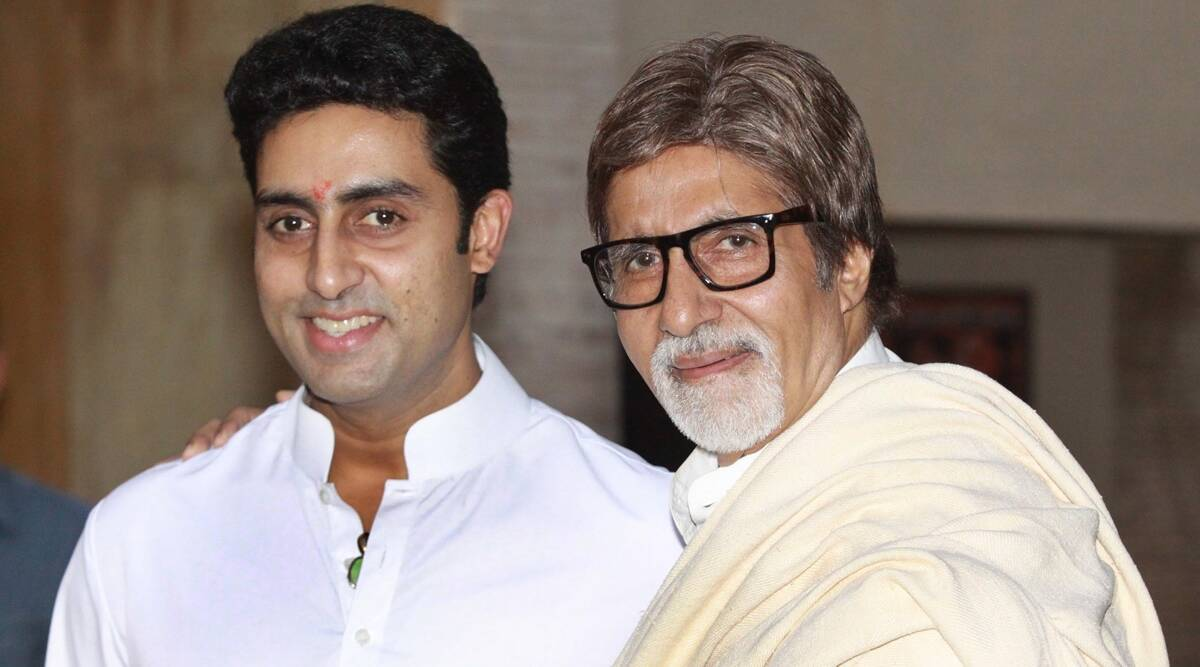
#> input picture face-detection/images/amitabh.jpg, 1200 x 667 px
$ python face.py
#> lines starting #> are read from the running program, lines starting #| are printed output that depends on the picture; after the words box and inside, x2 and y2 are one past the last pixel; in counts of white or black regions, pixels touching at a corner belong together
'''
Write a python script that can detect faces in an image and save all the faces in a folder
'''
import cv2
# Load the cascade
#face_cascade = cv2.CascadeClassifier('haarcascade_frontalface_default.xml')
face_cascade = cv2.CascadeClassifier(
    cv2.data.haarcascades + 'haarcascade_frontalface_default.xml')
eye_cascade = cv2.CascadeClassifier(
    cv2.data.haarcascades + 'haarcascade_eye.xml')
# Read the input image
img = cv2.imread('images/amitabh.jpg')
#> img is the input picture: shape (667, 1200, 3); mean B, G, R 126.4, 134.7, 149.3
# Convert into grayscale
gray = cv2.cvtColor(img, cv2.COLOR_BGR2GRAY)
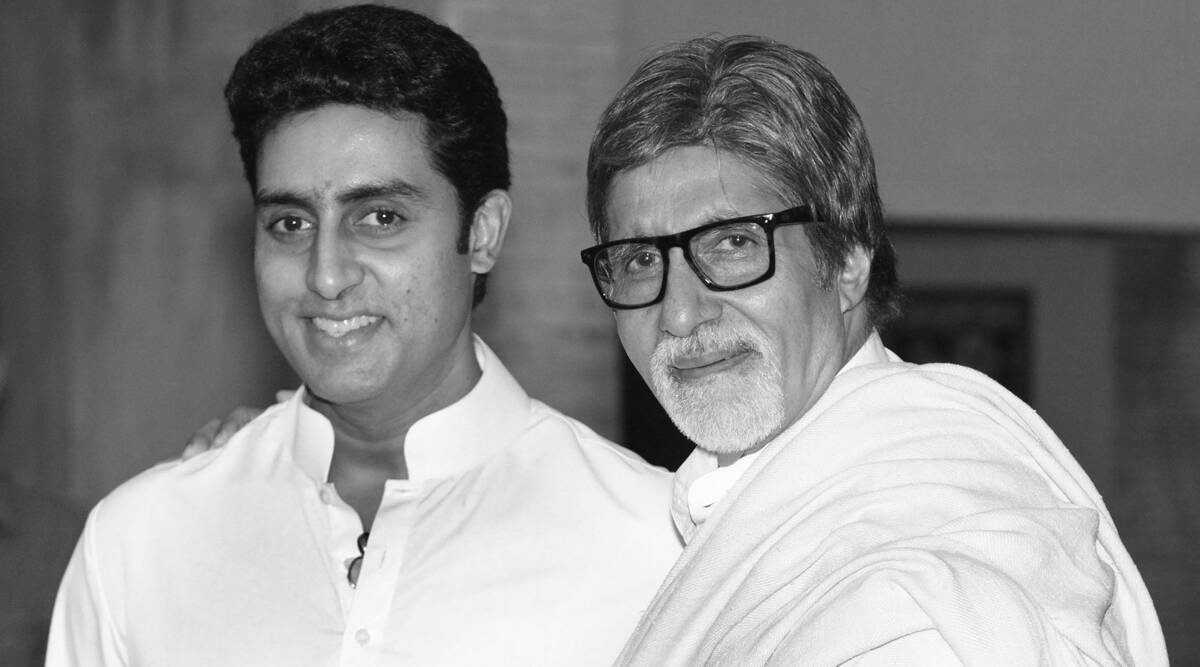
#> gray: shape (667, 1200); min 2, max 255, mean 138.1

# Detect faces
faces = face_cascade.detectMultiScale(gray, 1.3, 4)
#> faces = [[206, 124, 257, 257]]
faces = eye_cascade.detectMultiScale(gray, 1.3, 4)
#> faces = [[260, 196, 56, 56], [349, 186, 63, 63], [334, 191, 54, 54], [709, 216, 51, 51]]
# Draw rectangle around the faces
for (x, y, w, h) in faces:
    cv2.rectangle(img, (x, y), (x+w, y+h), (255, 0, 0), 2)
    crop_face = img[y:y + h, x:x + w]
    cv2.imwrite(str(w) + str(h) + '_faces.jpg', crop_face)
#> this loop made 4 passes
#> pass 1, `crop_face = img[y:y + h, x:x + w]`:
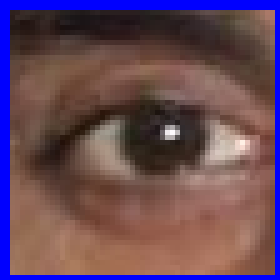
#> crop_face: shape (56, 56, 3) (shown 5 times larger); mean B, G, R 89.4, 73.6, 102.4
#> pass 2, `crop_face = img[y:y + h, x:x + w]`:
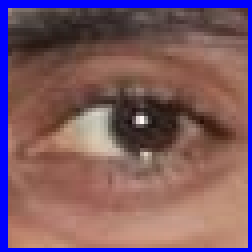
#> crop_face: shape (63, 63, 3) (shown 4 times larger); mean B, G, R 100.9, 89.2, 123.3
#> pass 3, `crop_face = img[y:y + h, x:x + w]`:
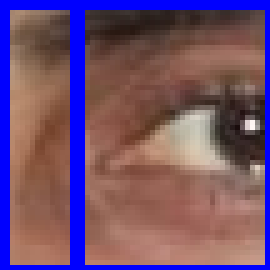
#> crop_face: shape (54, 54, 3) (shown 5 times larger); mean B, G, R 109.8, 81.2, 114
#> after the loop:
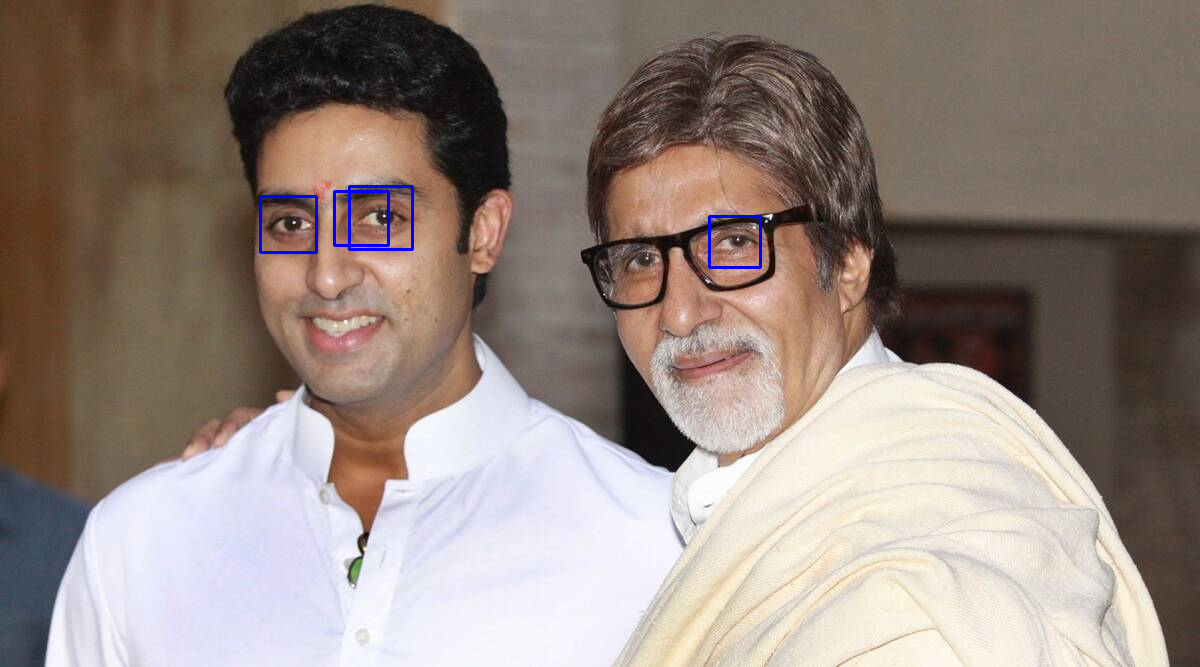
#> img: shape (667, 1200, 3); 0.33% of pixels changed, all inside (x1, y1, x2, y2) = (259, 185, 762, 269)
# Display the output
cv2.imshow('img', img)
cv2.imshow("imgcropped", crop_face)
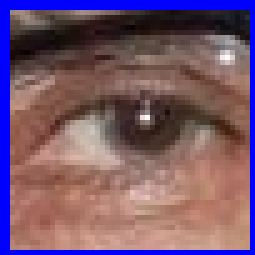
#> window 'imgcropped': shape (51, 51, 3) (shown 5 times larger); mean B, G, R 107.5, 87.6, 118.5
cv2.waitKey()
